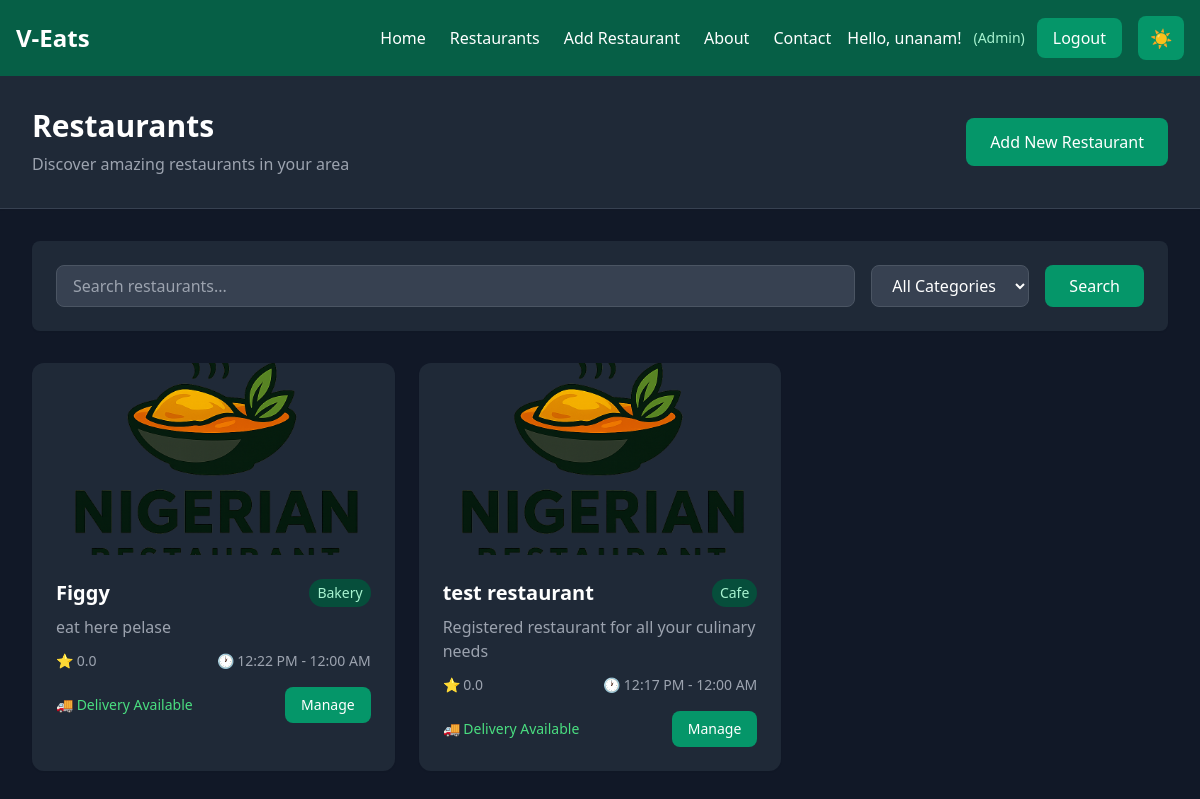
Page /restaurants/ (signed in) on the committed database.
### restaurant/models.py (models this page shows, shortened)
class Restaurant(models.Model):
    CATEGORY_CHOICES = [
        ('fast_food', 'Fast Food'),
        ('casual', 'Casual Dining'),
        ('fine_dining', 'Fine Dining'),
        ('cafe', 'Cafe'),
        ('bakery', 'Bakery'),
        ('dessert', 'Dessert'),
        ('other', 'Other'),
    ]
    STATUS_CHOICES = [
        ('active', 'Active'),
        ('inactive', 'Inactive'),
        ('pending', 'Pending Approval'),
    ]
    name = models.CharField(max_length=200)
    description = models.TextField()
    owner = models.ForeignKey(settings.AUTH_USER_MODEL, on_delete=models.CASCADE, related_name='owned_restaurants')
    category = models.CharField(max_length=20, choices=CATEGORY_CHOICES, default='other')
    address = models.TextField()
    phone = models.CharField(max_length=20)
    email = models.EmailField()
    website = models.URLField(blank=True, null=True)
    image = models.ImageField(upload_to='restaurants/', blank=True, null=True)
    logo = models.ImageField(upload_to='restaurant_logos/', blank=True, null=True)
    status = models.CharField(max_length=20, choices=STATUS_CHOICES, default='pending')
    opening_time = models.TimeField()
    closing_time = models.TimeField()
    is_delivery_available = models.BooleanField(default=True)
    delivery_fee = models.DecimalField(max_digits=6, decimal_places=2, default=0.00)
    minimum_order = models.DecimalField(max_digits=8, decimal_places=2, default=0.00)
    rating = models.FloatField(default=0.0)
    total_reviews = models.IntegerField(default=0)
    created_at = models.DateTimeField(auto_now_add=True)
    updated_at = models.DateTimeField(auto_now=True)
    class Meta:
        ordering = ['-created_at']

### restaurant/views.py (the view)
# urls.py: path('', views.RestaurantListView.as_view(), name='list'),
class RestaurantListView(ListView):
    model = Restaurant
    template_name = 'restaurant/restaurant_list.html'
    context_object_name = 'restaurants'
    paginate_by = 12
    def get_queryset(self):
        queryset = Restaurant.objects.filter(status='active')
        search_query = self.request.GET.get('search', '')
        category_filter = self.request.GET.get('category', '')
        if search_query:
            queryset = queryset.filter(
                Q(name__icontains=search_query) |
                Q(description__icontains=search_query) |
                Q(address__icontains=search_query)
            )
        if category_filter:
            queryset = queryset.filter(category=category_filter)
        return queryset.order_by('-rating', '-created_at')
    def get_context_data(self, **kwargs):
        context = super().get_context_data(**kwargs)
        context['search_query'] = self.request.GET.get('search', '')
        context['category_filter'] = self.request.GET.get('category', '')
        context['categories'] = Restaurant.CATEGORY_CHOICES
        return context

### restaurant/templates/restaurant/restaurant_list.html (shortened to what this page needs)
{% extends 'base.html' %}
{% block content %}
<div class="min-h-screen bg-gray-50 dark:bg-gray-900">
  <div class="bg-white dark:bg-gray-800 shadow-sm border-b border-gray-200 dark:border-gray-700">
    <div class="max-w-7xl mx-auto px-4 sm:px-6 lg:px-8 py-8">
      <div class="flex flex-col md:flex-row md:items-center md:justify-between">
        <div>
          <h1 class="text-3xl font-bold text-gray-900 dark:text-white">Restaurants</h1>
          <p class="text-gray-600 dark:text-gray-400 mt-2">Discover amazing restaurants in your area</p>
        </div>
        {% if user.is_authenticated and user.is_superuser %}
          <a href="{% url 'restaurant:add' %}"
             class="mt-4 md:mt-0 bg-emerald-600 text-white px-6 py-3 rounded-lg hover:bg-emerald-700 transition-colors duration-200 font-medium">
            Add New Restaurant
          </a>
        {% endif %}
      </div>
    </div>
  </div>
  <div class="max-w-7xl mx-auto px-4 sm:px-6 lg:px-8 py-8">
    <div class="bg-white dark:bg-gray-800 rounded-lg shadow-sm p-6 mb-8">
      <form method="get" class="flex flex-col md:flex-row gap-4">
        <div class="flex-1">
          <input type="text"
                 name="search"
                 value="{{ search_query }}"
                 placeholder="Search restaurants..."
                 class="w-full px-4 py-2 border border-gray-300 dark:border-gray-600 rounded-lg focus:ring-2 focus:ring-emerald-500 focus:border-emerald-500 dark:bg-gray-700 dark:text-white">
        </div>
        <div>
          <select name="category"
                  class="px-4 py-2 border border-gray-300 dark:border-gray-600 rounded-lg focus:ring-2 focus:ring-emerald-500 focus:border-emerald-500 dark:bg-gray-700 dark:text-white">
            <option value="">All Categories</option>
          </select>
        </div>
        <button type="submit"
                class="bg-emerald-600 text-white px-6 py-2 rounded-lg hover:bg-emerald-700 transition-colors duration-200">
          Search
        </button>
      </form>
    </div>
    {% if restaurants %}
      <div class="grid grid-cols-1 md:grid-cols-2 lg:grid-cols-3 gap-6">
        {% for restaurant in restaurants %}
          <div class="bg-white dark:bg-gray-800 rounded-xl shadow-sm hover:shadow-lg transition-shadow duration-200 overflow-hidden">
            {% if restaurant.image %}
              <img src="{{ restaurant.image.url }}" alt="{{ restaurant.name }}" class="w-full h-48 object-cover">
            {% else %}
              <div class="w-full h-48 bg-gradient-to-br from-emerald-200 to-emerald-300 dark:from-emerald-600 dark:to-emerald-700 flex items-center justify-center">
                <span class="text-4xl">🍽️</span>
              </div>
            {% endif %}
            <div class="p-6">
              <div class="flex items-start justify-between mb-2">
                <h3 class="text-xl font-semibold text-gray-900 dark:text-white">{{ restaurant.name }}</h3>
                <span class="text-sm px-2 py-1 bg-emerald-100 text-emerald-800 dark:bg-emerald-900 dark:text-emerald-200 rounded-full">
                  {{ restaurant.category|capfirst }}
                </span>
              </div>
              <p class="text-gray-600 dark:text-gray-400 mb-3 line-clamp-2">{{ restaurant.description }}</p>
              <div class="flex items-center justify-between text-sm text-gray-500 dark:text-gray-400 mb-4">
                <span>⭐ {{ restaurant.rating|floatformat:1 }}</span>
                <span>🕐 {{ restaurant.opening_time|time:"g:i A" }} - {{ restaurant.closing_time|time:"g:i A" }}</span>
              </div>
              <div class="flex justify-between items-center">
                <div class="text-sm">
                  {% if restaurant.is_delivery_available %}
                    <span class="text-green-600 dark:text-green-400">🚚 Delivery Available</span>
                  {% else %}
                    <span class="text-gray-500">Pickup Only</span>
                  {% endif %}
                </div>
                {% if user.is_authenticated and user.is_superuser %}
                  <a href="{% url 'restaurant:dashboard' restaurant.pk %}"
                     class="bg-emerald-600 text-white px-4 py-2 rounded-lg hover:bg-emerald-700 transition-colors duration-200 text-sm">
                    Manage
                  </a>
                {% endif %}
              </div>
            </div>
          </div>
        {% endfor %}
      </div>
    {% endif %}
  </div>
</div>
{% endblock %}

### users/templates/base.html (shortened to what this page needs)
<!DOCTYPE html>
<html lang="en" class="dark">
<head>
  <script src="https://cdn.tailwindcss.com"></script>
</head>
<body class="bg-emerald-50 dark:bg-emerald-900 text-gray-800 dark:text-gray-200 transition-colors duration-300">
  <nav class="p-4 bg-emerald-600 dark:bg-emerald-800 flex justify-between items-center shadow-lg transition-colors duration-300">
    <div class="flex items-center space-x-4">
      <h1 class="text-white font-bold text-2xl">V-Eats</h1>
    </div>
    <div class="flex items-center space-x-4">
      <div class="hidden md:flex items-center space-x-6">
        <a href="{% url 'users:home' %}" class="text-white hover:text-emerald-200 transition-colors duration-200 font-medium">Home</a>
        <a href="{% url 'restaurant:list' %}" class="text-white hover:text-emerald-200 transition-colors duration-200 font-medium">Restaurants</a>
        {% if user.is_authenticated and user.is_superuser %}
          <a href="{% url 'restaurant:add' %}" class="text-white hover:text-emerald-200 transition-colors duration-200 font-medium">Add Restaurant</a>
        {% endif %}
        <a href="#" class="text-white hover:text-emerald-200 transition-colors duration-200 font-medium">About</a>
        <a href="#" class="text-white hover:text-emerald-200 transition-colors duration-200 font-medium">Contact</a>
      </div>
      <div class="flex items-center space-x-3">
        {% if user.is_authenticated %}
          <span class="text-white font-medium">Hello, {{ user.username }}!</span>
          {% if user.is_superuser %}
            <span class="text-emerald-200 text-sm">(Admin)</span>
          {% elif user.profile and user.profile.role == 'RESTAURANT' %}
            <span class="text-emerald-200 text-sm">(Restaurant)</span>
            <a href="{% url 'restaurant:dashboard' %}" class="text-emerald-200 hover:text-white transition-colors duration-200 font-medium text-sm">
              Dashboard
            </a>
          {% elif user.profile and user.profile.role == 'DRIVER' %}
            <span class="text-emerald-200 text-sm">(Driver)</span>
            <a href="{% url 'driver:dashboard' %}" class="text-emerald-200 hover:text-white transition-colors duration-200 font-medium text-sm">
              Dashboard
            </a>
          {% elif user.profile and user.profile.role == 'USER' %}
            <span class="text-emerald-200 text-sm">(Customer)</span>
          {% endif %}
          <a href="{% url 'users:logout' %}" class="bg-emerald-700 dark:bg-emerald-600 text-white px-4 py-2 rounded-lg hover:bg-emerald-800 dark:hover:bg-emerald-700 transition-all duration-200 font-medium">
            Logout
          </a>
        {% endif %}
      </div>
      <button
        id="darkModeToggle"
        class="bg-emerald-700 dark:bg-emerald-600 text-white px-3 py-2 rounded-lg hover:bg-emerald-800 dark:hover:bg-emerald-700 transition-all duration-200 text-lg"
        title="Toggle dark mode"
      >
        <span id="darkModeIcon" class="block">🌙</span>
      </button>
    </div>
  </nav>
  <main>
    {% block content %}{% endblock %}
  </main>
</body>
</html>

### rows in the picture
Restaurant: image (picture), name "Figgy", category "Bakery", description "eat here pelase", rating "0.0", opening_time "12:22 PM", closing_time "12:00 AM", is_delivery_available "🚚 Delivery Available"
Restaurant: image (picture), name "test restaurant", category "Cafe", description "Registered restaurant for all your culinary needs", rating "0.0", opening_time "12:17 PM", closing_time "12:00 AM", is_delivery_available "🚚 Delivery Available"

### other values in the picture
{{ user.username }} "unanam"
